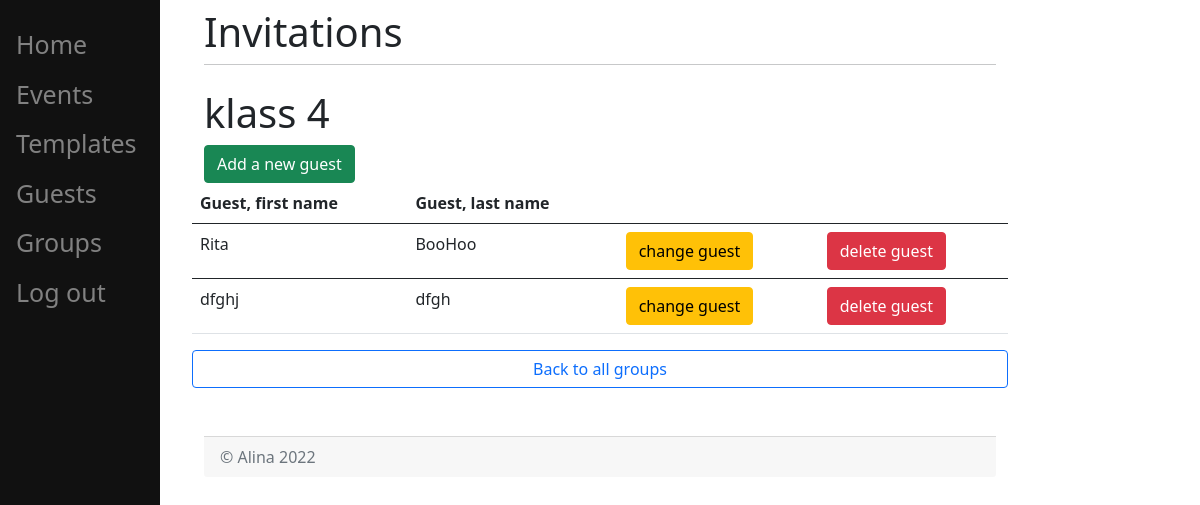
The app's page /groups/view_group/24 (signed in) with its own data.
### invitations/models.py (models this page shows, shortened)
class Group(models.Model):
    name = models.CharField(max_length=200)
    user = models.ForeignKey(User, on_delete=models.CASCADE, related_name="group", null=True)

class Guest(models.Model):
    group = models.ForeignKey(Group, on_delete=models.CASCADE)
    first_name = models.CharField(max_length=200)
    last_name = models.CharField(max_length=200)
    parent_name = models.CharField(max_length=200, default='Unknown')
    parent_phone = models.CharField(max_length=200, default='Unknown')
    email = models.EmailField(help_text="jaan@mail.com", default='Unknown')
    phone = models.CharField(max_length=200, default='Unknown')
    address = models.CharField(max_length=200, default='Unknown')

### invitations/views.py (the view)
def view_group(request, group_id):
    user = request.user
    try:
        group = user.group.get(id=group_id)
        return render(request, "invitations/view_group.html", {"group": group})
    except Group.DoesNotExist:
        raise Http404("No group matches the given query.")

### templates/invitations/view_group.html (shortened to what this page needs)
{% extends 'invitations/home.html' %}
{% block content %}
    <h1>{{ group.name }}</h1>
    <form action="/guests/add/">
        <button type="submit" class="btn btn-success">Add a new guest</button>
    </form>
    <table class="table">
        <thead>
        <tr>
            <th scope="col">Guest, first name</th>
            <th scope="col">Guest, last name</th>
            <th scope="col"></th>
            <th scope="col"></th>
        </tr>
        </thead>
        <tbody>
        {% for guest in  group.guest_set.all %}
            <tr>
                <td>{{ guest.first_name }}</td>
                <td>{{ guest.last_name }}</td>
                <td>
                    <a href="/guests/change/{{ guest.id }}" class="btn btn-warning">change guest</a>
                </td>
                <td>
                    <form action="/guests/delete/" method="post">
                        <button type="submit" class="btn btn-danger">delete guest</button>
                    </form>
                </td>
            </tr>
            </tbody>
        {% endfor %}
    </table>
    <a href="/groups" class="btn btn-outline-primary">Back to all groups</a>
{% endblock %}

### templates/invitations/base.html (style rules this page uses)
html { overflow-y: scroll; }

### records on screen
Group: name "klass 4"
Guest: first_name "Rita", last_name "BooHoo"
Guest: first_name "dfghj", last_name "dfgh"
